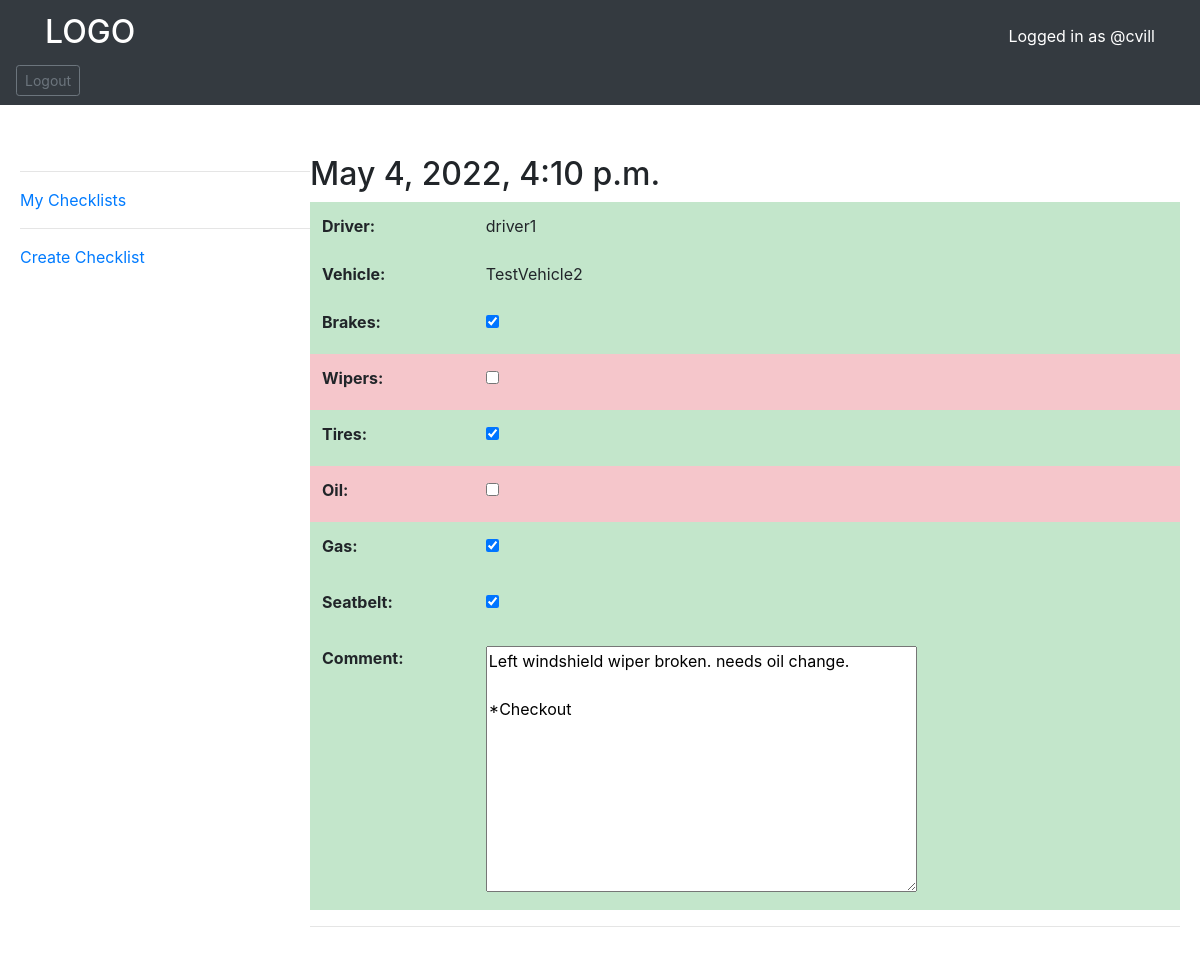
The app's page /view-checklist/5/ (signed in) with its own data.
### base/models.py (models this page shows, shortened)
class User(AbstractUser):
    DRIVER = 'DR'
    SUPERVISOR = 'SP'
    role = models.CharField(
        max_length=2,
        choices=[
            (DRIVER, 'Driver'),
            (SUPERVISOR, 'Supervisor'),
         ],
        default=DRIVER,
    )
    vehicle =  models.ForeignKey(Vehicle, on_delete=models.CASCADE, null=True)

class VehicleChecklist(models.Model):
    vehicle =  models.ForeignKey(Vehicle, on_delete=models.CASCADE)
    driver = models.ForeignKey(User, on_delete=models.CASCADE)
    brakes = models.BooleanField(null=False, default=False)
    wipers = models.BooleanField(null=False, default=False)
    tires = models.BooleanField(null=False, default=False)
    oil = models.BooleanField(null=False, default=False)
    gas = models.BooleanField(null=False, default=False)
    seatbelt = models.BooleanField(null=False, default=False)
    comment = models.TextField(null=True, blank = True)
    updated = models.DateTimeField(auto_now=True)
    created = models.DateTimeField(auto_now_add=True)
    class  Meta:
        ordering = ['-created']

class Vehicle(models.Model):
    name = models.CharField(max_length = 30)
    updated = models.DateTimeField(auto_now=True)
    created = models.DateTimeField(auto_now_add=True)

### base/views.py (the view)
# urls.py: path('view-checklist/<str:pk>/', views.viewChecklist, name="view-checklist"),
def  viewChecklist(request,pk):
    checklist  = VehicleChecklist.objects.get(id=pk)
    form = ChecklistForm(instance = checklist)
    context = {'form':form, 'checklist':checklist}
    return render(request, 'base/checklist_view.html', context)

### base/forms.py
class ChecklistForm(ModelForm):
    brakes = forms.BooleanField(widget=forms.CheckboxInput, required=False)
    wipers = forms.BooleanField(widget=forms.CheckboxInput, required=False)
    tires = forms.BooleanField(widget=forms.CheckboxInput, required=False)
    oil = forms.BooleanField(widget=forms.CheckboxInput, required=False)
    gas = forms.BooleanField(widget=forms.CheckboxInput, required=False)
    seatbelt = forms.BooleanField(widget=forms.CheckboxInput, required=False)
    class Meta:
        model = VehicleChecklist
        fields = '__all__'
        exclude = ['driver', 'vehicle']

### base/templates/base/checklist_view.html (shortened to what this page needs)
{%extends 'main.html'%}
{% block content %}
<h2>{{checklist.created}}</h2>
<form method="POST">
    <table class="table table-responsive-sm  table-borderless">
        <tr class="table-success">
            <th>
                Driver:
            </th>
            <td>
                {{ checklist.driver.username }}
            </td>
        </tr>
        <tr class="table-success">
            <th>
                Vehicle:
            </th>
            <td>
                {{ checklist.vehicle.name }}
            </td>
        </tr>
        {% for field in form %}
            {% if field.value == 0  %}
            <tr class="table-danger">
            {% else %}
            <tr class="table-success">
            {% endif %}
                <th>{{field.label_tag}}</th>
                <td>
                {{ field }}
                </td>
            </tr>
        {% endfor %}
    </table>
    <hr/>
<br><br>
{% endblock content %}

### templates/navbar.html (shortened to what this page needs)
<nav class="navbar navbar-dark bg-dark">
    <div class="container">
        <a class="navbar-brand" href="/"><h2>LOGO</h2></a>
        {% if request.user.is_authenticated %}
        <span class="text-white bg-dark">Logged in as @{{request.user.username}}</span>
        {% endif %}
    </div>
    <br>
    {% if request.user.is_authenticated %}
    <a href="{% url 'logout' %}" class="btn btn-sm btn-outline-secondary" role="button">Logout</a>
    {% endif %}
</nav>

### records on screen
User: user.username "cvill"
VehicleChecklist: created "May 4, 2022, 4:10 p.m.", driver.username "driver1", vehicle.name "TestVehicle2", form "☑" "☑" "☑" "☑" "Left windshield wiper broken. needs oil change. *Checkout"

### other values on screen
{{ field.label_tag }} "Brakes:" "Wipers:" "Tires:" "Oil:" "Gas:" "Seatbelt:" "Comment:"
